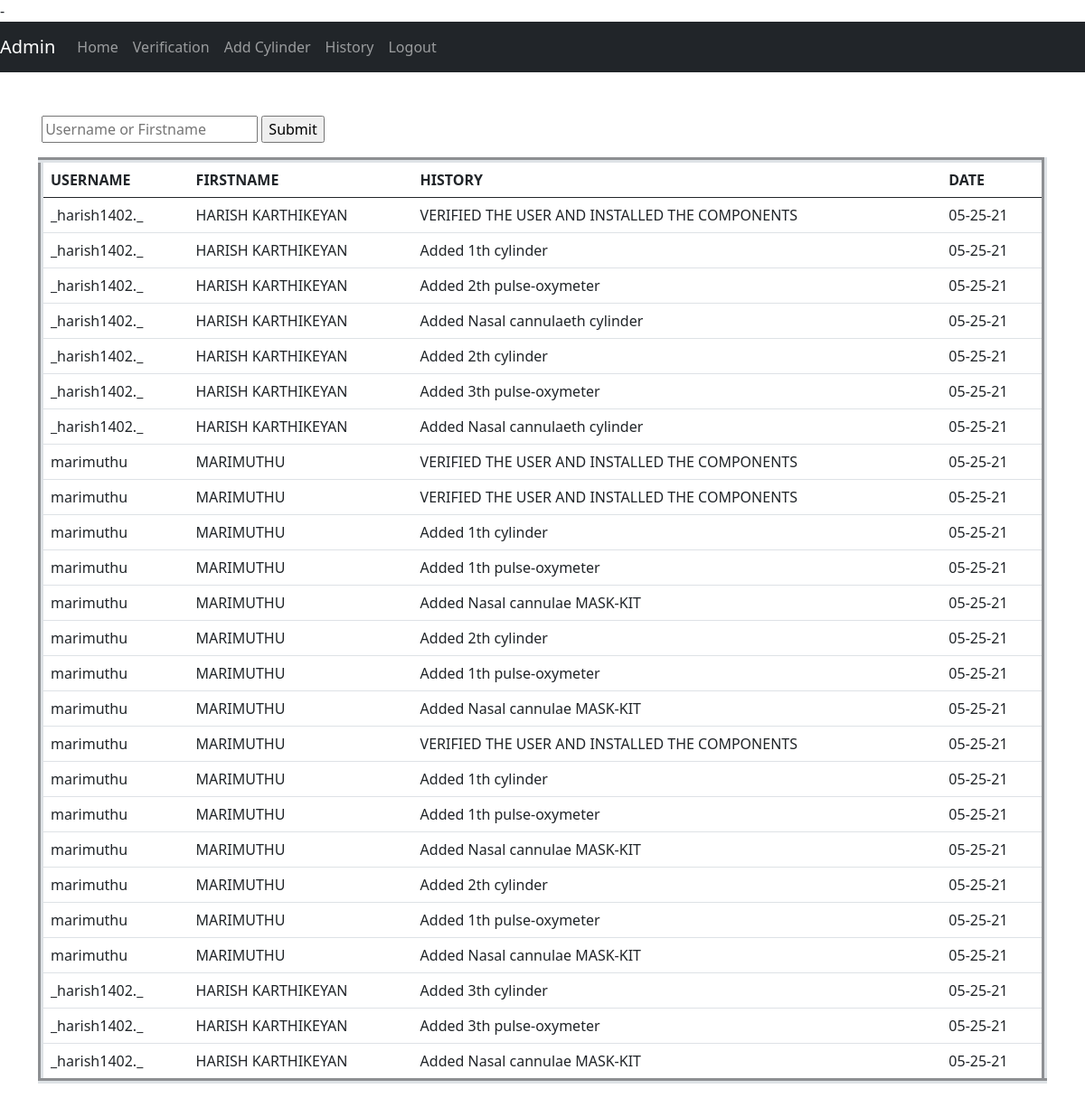
The page /eventAdmin.php on the database its author committed.
### tables this page shows
CREATE TABLE `history` (
  `USERNAME` varchar(45) NOT NULL,
  `FIRSTNAME` varchar(50) NOT NULL,
  `HISTORY` varchar(100) NOT NULL,
  `DATE` varchar(20) NOT NULL
);

### eventAdmin.php (the view, shortened to what this page needs)
-<html>
<head>
<link href='https://cdn.jsdelivr.net/npm/bootstrap@5.0.1/dist/css/bootstrap.min.css' rel='stylesheet'>
</head>
<body>
<nav class='navbar navbar-expand-lg navbar-dark bg-dark'>
  <a class='navbar-brand' href='#'>Admin</a>
  <div class='collapse navbar-collapse' id='navbarNav'>
    <ul class='navbar-nav'>
	<li class='nav-item'>
        <a class='nav-link' href='admin.php'>Home</a>
      </li>
      <li class='nav-item'>
        <a class='nav-link' href='toverify.php'>Verification</a>
      </li>
      <li class='nav-item'>
        <a class='nav-link' href='tocylinder.php'>Add Cylinder</a>
      </li>
      <li class='nav-item'>
        <a class='nav-link' href='eventAdmin.php'>History</a>
      </li>
		<li class='nav-item'>
        <a class='nav-link' href='Login.php'>Logout</a>
      </li>
	</ul>
  </div>
</nav>
<div class="container">
<form action = '#' method = 'post'>
<br>
<br>
<input type = 'text' name = 'userid' placeholder = "Username or Firstname">
<input type = 'submit' name = 'submit'>
</form>
<table width = '90%' border = '6px' align = 'center' class="table">
<thead>
<th>USERNAME</th>
<th>FIRSTNAME</th>
<th>HISTORY</th>
<th>DATE</th>
<thead>
<?php
$host = "localhost";
$user = "root";
$password = '';
$db_name = "oxygen_supply";
$con = mysqli_connect($host, $user, $password, $db_name);
if (isset($_POST['submit'])){
$userid = $_POST['userid'];
$result = mysqli_query($con,"SELECT * FROM history WHERE  (USERNAME = '$userid' or FIRSTNAME = '$userid')");
while($row = mysqli_fetch_array($result))
{
echo "<tr>";
echo "<td>" . $row['USERNAME'] . "</td>";
echo "<td>" . $row['FIRSTNAME']. "</td>";
echo "<td>" . $row['HISTORY'] . "</td>";
echo "<td>" . $row['DATE'] . "</td>";
echo "</tr>";
}
echo("</table>");
}
else{
$result = mysqli_query($con,"SELECT * FROM history ");
while($row = mysqli_fetch_array($result))
{
echo "<tr>";
echo "<td>" . $row['USERNAME'] . "</td>";
echo "<td>"	. $row['FIRSTNAME']. "</td>";
echo "<td>" . $row['HISTORY'] . "</td>";
echo "<td>" . $row['DATE'] . "</td>";
echo "</tr>";
}
echo("</table></div>");
}
?>

### rows shown on the page
history: USERNAME "_harish1402._", FIRSTNAME "HARISH KARTHIKEYAN", HISTORY "VERIFIED THE USER AND INSTALLED THE COMPONENTS", DATE "05-25-21"
history: USERNAME "_harish1402._", FIRSTNAME "HARISH KARTHIKEYAN", HISTORY "Added 1th cylinder", DATE "05-25-21"
history: USERNAME "_harish1402._", FIRSTNAME "HARISH KARTHIKEYAN", HISTORY "Added 2th pulse-oxymeter", DATE "05-25-21"
history: USERNAME "_harish1402._", FIRSTNAME "HARISH KARTHIKEYAN", HISTORY "Added Nasal cannulaeth cylinder", DATE "05-25-21"
history: USERNAME "_harish1402._", FIRSTNAME "HARISH KARTHIKEYAN", HISTORY "Added 2th cylinder", DATE "05-25-21"
history: USERNAME "_harish1402._", FIRSTNAME "HARISH KARTHIKEYAN", HISTORY "Added 3th pulse-oxymeter", DATE "05-25-21"
history: USERNAME "_harish1402._", FIRSTNAME "HARISH KARTHIKEYAN", HISTORY "Added Nasal cannulaeth cylinder", DATE "05-25-21"
history: USERNAME "marimuthu", FIRSTNAME "MARIMUTHU", HISTORY "VERIFIED THE USER AND INSTALLED THE COMPONENTS", DATE "05-25-21"
history: USERNAME "marimuthu", FIRSTNAME "MARIMUTHU", HISTORY "VERIFIED THE USER AND INSTALLED THE COMPONENTS", DATE "05-25-21"
history: USERNAME "marimuthu", FIRSTNAME "MARIMUTHU", HISTORY "Added 1th cylinder", DATE "05-25-21"
history: USERNAME "marimuthu", FIRSTNAME "MARIMUTHU", HISTORY "Added 1th pulse-oxymeter", DATE "05-25-21"
history: USERNAME "marimuthu", FIRSTNAME "MARIMUTHU", HISTORY "Added Nasal cannulae MASK-KIT", DATE "05-25-21"
history: USERNAME "marimuthu", FIRSTNAME "MARIMUTHU", HISTORY "Added 2th cylinder", DATE "05-25-21"
history: USERNAME "marimuthu", FIRSTNAME "MARIMUTHU", HISTORY "Added 1th pulse-oxymeter", DATE "05-25-21"
history: USERNAME "marimuthu", FIRSTNAME "MARIMUTHU", HISTORY "Added Nasal cannulae MASK-KIT", DATE "05-25-21"
history: USERNAME "marimuthu", FIRSTNAME "MARIMUTHU", HISTORY "VERIFIED THE USER AND INSTALLED THE COMPONENTS", DATE "05-25-21"
history: USERNAME "marimuthu", FIRSTNAME "MARIMUTHU", HISTORY "Added 1th cylinder", DATE "05-25-21"
history: USERNAME "marimuthu", FIRSTNAME "MARIMUTHU", HISTORY "Added 1th pulse-oxymeter", DATE "05-25-21"
history: USERNAME "marimuthu", FIRSTNAME "MARIMUTHU", HISTORY "Added Nasal cannulae MASK-KIT", DATE "05-25-21"
history: USERNAME "marimuthu", FIRSTNAME "MARIMUTHU", HISTORY "Added 2th cylinder", DATE "05-25-21"
history: USERNAME "marimuthu", FIRSTNAME "MARIMUTHU", HISTORY "Added 1th pulse-oxymeter", DATE "05-25-21"
history: USERNAME "marimuthu", FIRSTNAME "MARIMUTHU", HISTORY "Added Nasal cannulae MASK-KIT", DATE "05-25-21"
history: USERNAME "_harish1402._", FIRSTNAME "HARISH KARTHIKEYAN", HISTORY "Added 3th cylinder", DATE "05-25-21"
history: USERNAME "_harish1402._", FIRSTNAME "HARISH KARTHIKEYAN", HISTORY "Added 3th pulse-oxymeter", DATE "05-25-21"
history: USERNAME "_harish1402._", FIRSTNAME "HARISH KARTHIKEYAN", HISTORY "Added Nasal cannulae MASK-KIT", DATE "05-25-21"
